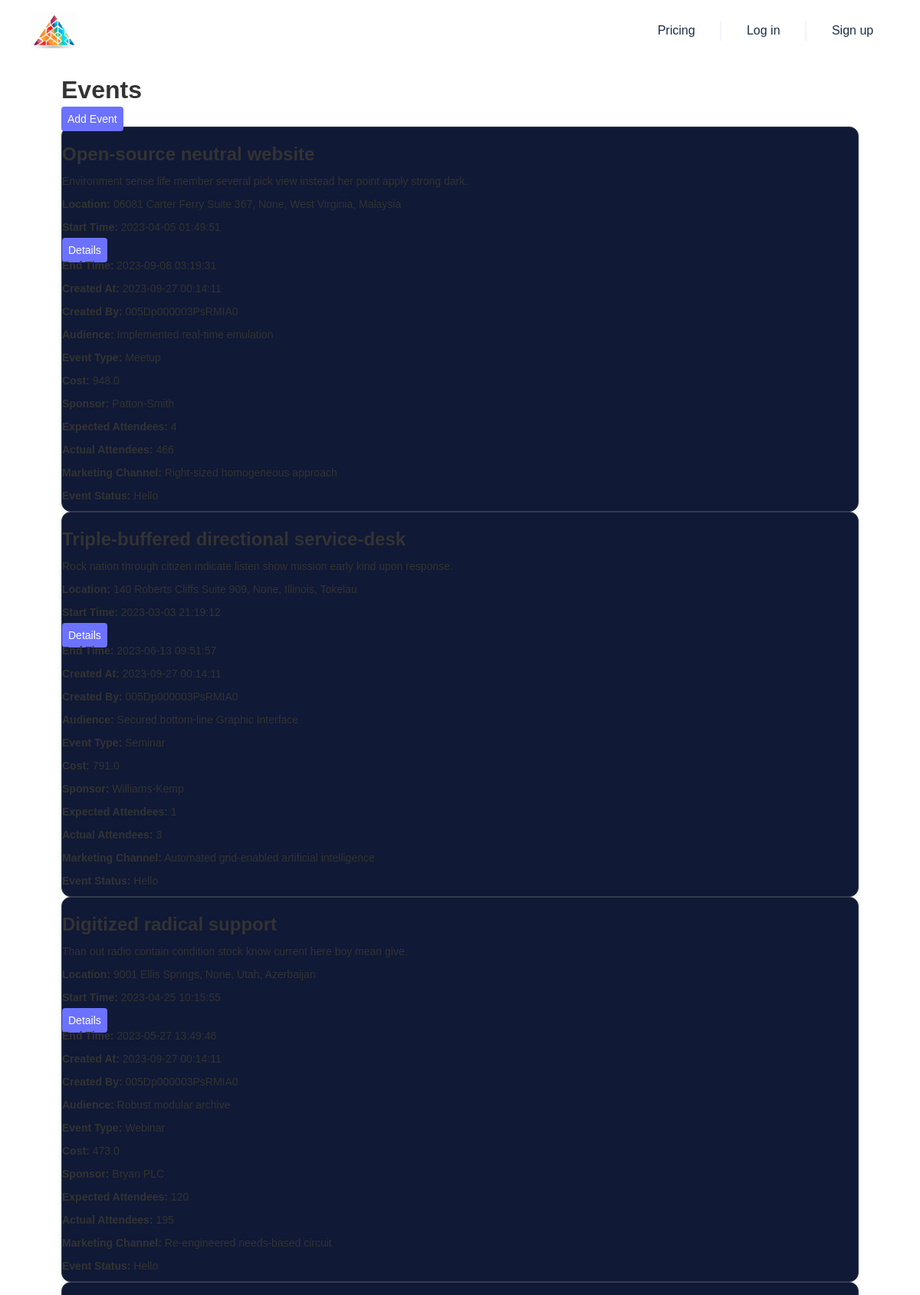
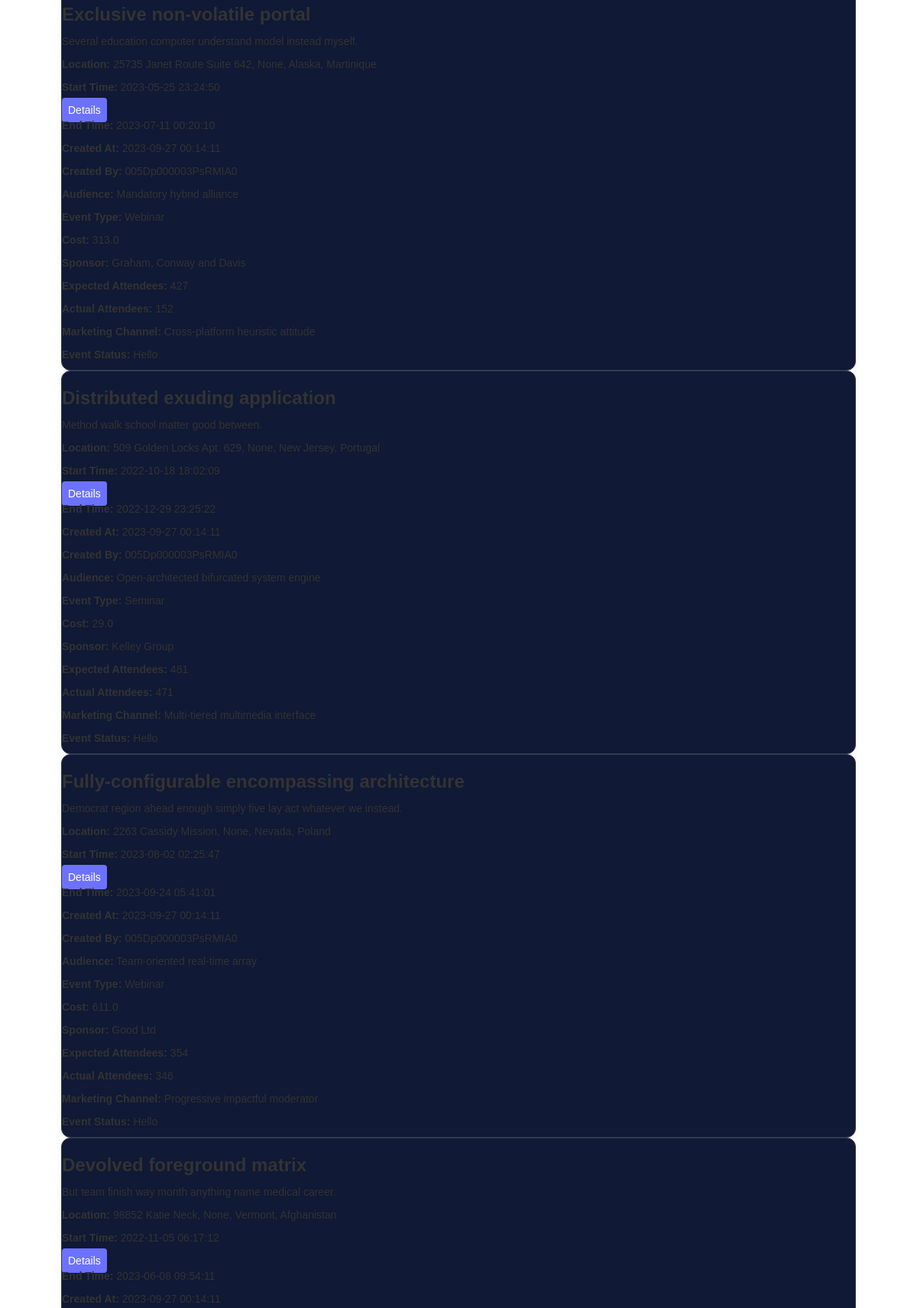
The app's page /events_page (upper part) with its own data (2 pictures, top to bottom).
### app/models.py (models this page shows, shortened)
class Event(db.Model):
    __tablename__ = 'event'
    id = db.Column(db.Integer, primary_key=True)
    name = db.Column(db.String)
    description = db.Column(db.String)
    location = db.relationship('Address', backref='event', uselist=False)
    start_time = db.Column(db.DateTime)
    end_time = db.Column(db.DateTime)
    created_at = db.Column(db.DateTime, default=datetime.utcnow)
    created_by = db.Column(db.String, db.ForeignKey('users.id'))
    audience = db.Column(db.String)
    event_type = db.Column(db.String)
    cost = db.Column(db.Float)
    sponsor = db.Column(db.String)
    expected_attendees = db.Column(db.Integer)
    actual_attendees = db.Column(db.Integer)
    marketing_channel = db.Column(db.String)
    created_by_user = db.relationship('User', backref=db.backref('events', lazy=True))

class Address(db.Model):
    id = db.Column(db.Integer, primary_key=True)
    street = db.Column(db.String(100))
    city = db.Column(db.String(50))
    state = db.Column(db.String(50))
    zip_code = db.Column(db.String(10))
    country = db.Column(db.String(50))
    event_id = db.Column(db.Integer, db.ForeignKey('event.id'))

### main.py (the view)
@app.route('/events_page')
def events_page():
    with app.app_context():
        events = Event.query.options(joinedload(Event.location)).all()
    return render_template('events_page.html', events=events)

### templates/events_page.html (shortened to what this page needs)
{% extends "base.html" %}
{% block content %}
    <div class="container mt-5 animate__animated animate__fadeIn">
        <h2 class="mb-4">Events</h2>
            <a href="/add_event" class="btn btn-primary mb-3 animate__animated animate__pulse animate__delay-1s animate__infinite">Add Event</a>
        {% for event in events %}
            <div class="card mb-3 animate__animated animate__flipInX">
                <div class="card-header">
                    <h3>{{ event.name }}</h3>
                </div>
                <div class="card-body">
                    <p class="card-text">{{ event.description }}</p>
                    <p class="card-text"><strong>Location:</strong> {{ event.location.street|default('N/A') }}, {{ event.location.city|default('N/A') }}, {{ event.location.state|default('N/A') }}, {{ event.location.country|default('N/A') }}</p>
                    {% if event.start_time %}
                        <p class="card-text"><strong>Start Time:</strong> {{ event.start_time.strftime('%Y-%m-%d %H:%M:%S') }}</p>
                    {% endif %}
                    <a class="btn btn-primary" data-bs-toggle="collapse" href="#collapse{{ event.id }}" role="button" aria-expanded="false" aria-controls="collapse{{ event.id }}">Details</a>
                </div>
                <div class="collapse" id="collapse{{ event.id }}">
                    <div class="card-body">
                        <p><strong>End Time:</strong> {{ event.end_time.strftime('%Y-%m-%d %H:%M:%S') if event.end_time }}</p>
                        <p><strong>Created At:</strong> {{ event.created_at.strftime('%Y-%m-%d %H:%M:%S') }}</p>
                        <p><strong>Created By:</strong> {{ event.created_by }}</p>
                        <p><strong>Audience:</strong> {{ event.audience }}</p>
                        <p><strong>Event Type:</strong> {{ event.event_type }}</p>
                        <p><strong>Cost:</strong> {{ event.cost }}</p>
                        <p><strong>Sponsor:</strong> {{ event.sponsor }}</p>
                        <p><strong>Expected Attendees:</strong> {{ event.expected_attendees }}</p>
                        <p><strong>Actual Attendees:</strong> {{ event.actual_attendees }}</p>
                        <p><strong>Marketing Channel:</strong> {{ event.marketing_channel }}</p>
                        <p><strong>Event Status:</strong> Hello </p>
                    </div>
                </div>
            </div>
        {% endfor %}
    </div>
{% endblock %}

### static/css/webflow.css (style rules this page uses)
* { -webkit-box-sizing: border-box; -moz-box-sizing: border-box; box-sizing: border-box; }
body { margin: 0; min-height: 100%; background-color: #fff; font-family: Arial, sans-serif; font-size: 14px; line-height: 20px; color: #333; }
h1, h2, h3, h4, h5, h6 { font-weight: bold; margin-bottom: 10px; }
h2 { font-size: 32px; line-height: 36px; margin-top: 20px; }
h3 { font-size: 24px; line-height: 30px; margin-top: 20px; }
p { margin-top: 0; margin-bottom: 10px; }

### templates/base.html (style rules this page uses)
a { color: inherit; text-decoration: inherit; font-size: inherit; }

### records on screen
Event: name "Open-source neutral website", description "Environment sense life member several pick view instead her point apply strong dark.", location.street "06081 Carter Ferry Suite 367", location.city "None", location.state "West Virginia", location.country "Malaysia", start_time "2023-04-05 01:49:51", end_time "2023-09-08 03:19:31", created_at "2023-09-27 00:14:11", created_by "005Dp000003PsRMIA0", audience "Implemented real-time emulation", event_type "Meetup", cost "948.0", sponsor "Patton-Smith", expected_attendees "4", actual_attendees "466", marketing_channel "Right-sized homogeneous approach"
Event: name "Triple-buffered directional service-desk", description "Rock nation through citizen indicate listen show mission early kind upon response.", location.street "140 Roberts Cliffs Suite 909", location.city "None", location.state "Illinois", location.country "Tokelau", start_time "2023-03-03 21:19:12", end_time "2023-06-13 09:51:57", created_at "2023-09-27 00:14:11", created_by "005Dp000003PsRMIA0", audience "Secured bottom-line Graphic Interface", event_type "Seminar", cost "791.0", sponsor "Williams-Kemp", expected_attendees "1", actual_attendees "3", marketing_channel "Automated grid-enabled artificial intelligence"
Event: name "Digitized radical support", description "Than out radio contain condition stock know current here boy mean give.", location.street "9001 Ellis Springs", location.city "None", location.state "Utah", location.country "Azerbaijan", start_time "2023-04-25 10:15:55", end_time "2023-05-27 13:49:46", created_at "2023-09-27 00:14:11", created_by "005Dp000003PsRMIA0", audience "Robust modular archive", event_type "Webinar", cost "473.0", sponsor "Bryan PLC", expected_attendees "120", actual_attendees "195", marketing_channel "Re-engineered needs-based circuit"
Event: name "Exclusive non-volatile portal", description "Several education computer understand model instead myself.", location.street "25735 Janet Route Suite 642", location.city "None", location.state "Alaska", location.country "Martinique", start_time "2023-05-25 23:24:50", end_time "2023-07-11 00:20:10", created_at "2023-09-27 00:14:11", created_by "005Dp000003PsRMIA0", audience "Mandatory hybrid alliance", event_type "Webinar", cost "313.0", sponsor "Graham, Conway and Davis", expected_attendees "427", actual_attendees "152", marketing_channel "Cross-platform heuristic attitude"
Event: name "Distributed exuding application", description "Method walk school matter good between.", location.street "509 Golden Locks Apt. 629", location.city "None", location.state "New Jersey", location.country "Portugal", start_time "2022-10-18 18:02:09", end_time "2022-12-29 23:25:22", created_at "2023-09-27 00:14:11", created_by "005Dp000003PsRMIA0", audience "Open-architected bifurcated system engine", event_type "Seminar", cost "29.0", sponsor "Kelley Group", expected_attendees "481", actual_attendees "471", marketing_channel "Multi-tiered multimedia interface"
Event: name "Fully-configurable encompassing architecture", description "Democrat region ahead enough simply five lay act whatever we instead.", location.street "2263 Cassidy Mission", location.city "None", location.state "Nevada", location.country "Poland", start_time "2023-08-02 02:25:47", end_time "2023-09-24 05:41:01", created_at "2023-09-27 00:14:11", created_by "005Dp000003PsRMIA0", audience "Team-oriented real-time array", event_type "Webinar", cost "611.0", sponsor "Good Ltd", expected_attendees "354", actual_attendees "346", marketing_channel "Progressive impactful moderator"
Event: name "Devolved foreground matrix", description "But team finish way month anything name medical career.", location.street "98852 Katie Neck", location.city "None", location.state "Vermont", location.country "Afghanistan", start_time "2022-11-05 06:17:12", end_time "2023-06-08 09:54:11", created_at "2023-09-27 00:14:11"
